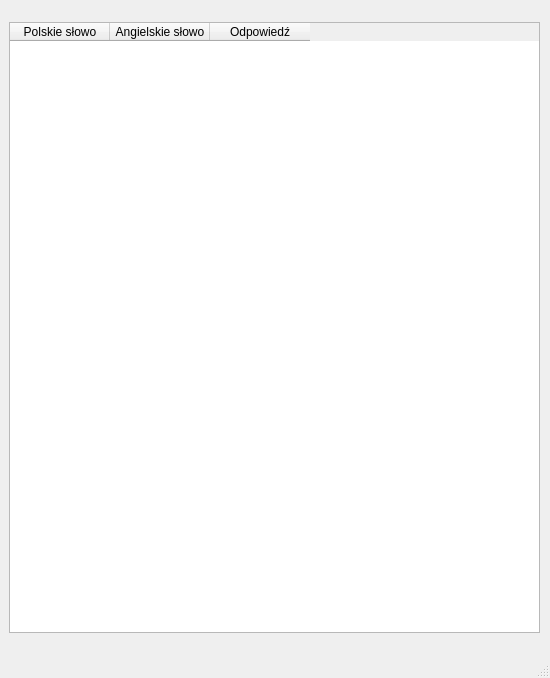
<?xml version="1.0" encoding="UTF-8"?>
<ui version="4.0">
 <class>TestMode</class>
 <widget class="QMainWindow" name="TestMode">
  <property name="geometry">
   <rect>
    <x>0</x>
    <y>0</y>
    <width>550</width>
    <height>678</height>
   </rect>
  </property>
  <property name="sizePolicy">
   <sizepolicy hsizetype="Expanding" vsizetype="Expanding">
    <horstretch>0</horstretch>
    <verstretch>0</verstretch>
   </sizepolicy>
  </property>
  <property name="minimumSize">
   <size>
    <width>550</width>
    <height>678</height>
   </size>
  </property>
  <property name="windowTitle">
   <string>MainWindow</string>
  </property>
  <widget class="QWidget" name="centralwidget">
   <property name="sizePolicy">
    <sizepolicy hsizetype="Maximum" vsizetype="Maximum">
     <horstretch>0</horstretch>
     <verstretch>0</verstretch>
    </sizepolicy>
   </property>
   <property name="minimumSize">
    <size>
     <width>405</width>
     <height>550</height>
    </size>
   </property>
   <layout class="QHBoxLayout" name="horizontalLayout">
    <item>
     <widget class="QTableWidget" name="tableWidget">
      <property name="sizePolicy">
       <sizepolicy hsizetype="Maximum" vsizetype="Maximum">
        <horstretch>0</horstretch>
        <verstretch>0</verstretch>
       </sizepolicy>
      </property>
      <property name="minimumSize">
       <size>
        <width>531</width>
        <height>611</height>
       </size>
      </property>
      <property name="sizeAdjustPolicy">
       <enum>QAbstractScrollArea::AdjustToContents</enum>
      </property>
      <column>
       <property name="text">
        <string>Polskie słowo</string>
       </property>
      </column>
      <column>
       <property name="text">
        <string>Angielskie słowo</string>
       </property>
      </column>
      <column>
       <property name="text">
        <string>Odpowiedź</string>
       </property>
      </column>
     </widget>
    </item>
   </layout>
  </widget>
  <widget class="QMenuBar" name="menubar">
   <property name="geometry">
    <rect>
     <x>0</x>
     <y>0</y>
     <width>550</width>
     <height>26</height>
    </rect>
   </property>
  </widget>
  <widget class="QStatusBar" name="statusbar"/>
 </widget>
 <resources/>
 <connections/>
</ui>
